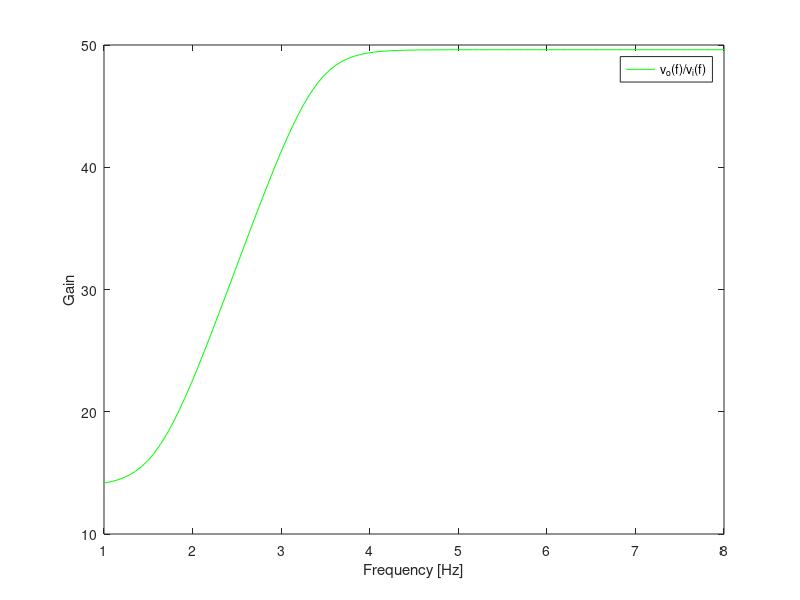

The MATLAB source for this figure:
%variaveis otimizadas
C1 = 1.9345e-06;
C2 = 1.0345e-06;
RB1 = 76200;
RB2 = 19401;
RC1 = 20000;
RE1 = 3892.8;

i = complex(0,1);
f = logspace(1,8, 100);
w = 2*pi*f;
vi = 0.01;
VT=25e-3;
BFN=178.7;
VAFN=69.7;
VBEON=0.7;
VCC=12;
RS=100;

RB=1/(1/RB1+1/RB2);
VEQ=RB2/(RB1+RB2)*VCC;
IB1=(VEQ-VBEON)/(RB+(1+BFN)*RE1);
IC1=BFN*IB1;
IE1=(1+BFN)*IB1;
VE1=RE1*IE1;
VO1=VCC-RC1*IC1;
VCE=VO1-VE1;

printf ("op_TAB\n");
printf ("VCE = %e V \n", VCE);
printf ("VBEON = %e V \n", VBEON);
printf ("op_END\n\n");

gm1 = IC1/VT;
rpi1 = BFN/gm1;
ro1 = VAFN/IC1;
Zc1 = 1./(i*w*C1);
Zc2 = 1./(i*w*C2);

I=ones(length(w),4);
voE=zeros(1,length(w));
AV1=zeros(1,length(w));

for k=1:length(w)
A = [0, -RB, 0, 0, RS+RB;
    -RE1, -Zc2(k), 0, RE1 + Zc2(k), 0; 
    RE1 + ro1 + RC1, 0, -ro1, -RE1, 0;
    0, gm1*rpi1, 1, 0, 0;
    0, RB+Zc1(k)+rpi1+Zc2(k), 0, -Zc2(k), -RB];

N = [vi; 0; 0; 0; 0];
res = A\N;

voE(k) = abs(RC1 * res(1));

AV1(k) = voE(k)/vi;
endfor

ZI1 = 1/(1/RB + 1/rpi1);

ZO1 = 1/(1/ro1 + 1/RC1);

%ZI1 = ((ro1+RC1+RE1)*(RB+rpi1+RE1)+gm1*RE1*ro1*rpi1 - RE1^2)/(ro1+RC1+RE1);

%ZX = ro1*((RB+rpi1)*RE1/(RB+rpi1+RE1))/(1/(1/ro1+1/(rpi1+RB)+1/RE1+gm1*rpi1/(rpi1+RB)));

%ZO1 = 1/(1/ZX+1/RC1);



%ouput stage
BFP = 227.3;
VAFP = 37.2;
RE2 = 100;
VEBON = 0.7;
VI2 = VO1;
IE2 = (VCC-VEBON-VI2)/RE2;
IC2 = BFP/(BFP+1)*IE2;
VO2 = VCC - RE2*IE2;

gm2 = IC2/VT;
go2 = IC2/VAFP;
gpi2 = gm2/BFP;
ge2 = 1/RE2;

ro2 = 1/go2;
rpi2 = 1/gpi2;

I2=zeros(length(w),3);
vo2=zeros(1,length(w));
AV2 = zeros(1,length(w));

for k=1:length(w)
A2 = [rpi2+RE2, -RE2, 0;
    gm2*rpi2, 0, 1; 
    -RE2, RE2+ro2, -ro2];

N2 = [voE(k); 0; 0];
res = A2\N2;

vo2(k) = abs((res(1)-res(2))*RE2);

AV2(k) = vo2(k)/voE(k);

endfor


ZI2 = (gm2+gpi2+go2+ge2)/gpi2/(gpi2+go2+ge2);

ZO2 = 1/(gm2+gpi2+go2+ge2);

ZO = 1/(gm2*(rpi2/(rpi2+ZO1))+(1/(rpi2+ZO1))+go2+ge2);

AV = AV1.*AV2;

teorica = figure ();
plot (log10(f), 20*log10(AV), "g");
legend("v_o(f)/v_i(f)");

xlabel ("Frequency [Hz]");
ylabel ("Gain");

print (teorica, "teoria", "-depsc");

AVdb = 20*log10(AV);
maximo = max(AVdb);

k = 1;

while  0.05 < ((maximo - AVdb(k))/maximo)
    k = k + 1;
endwhile

lowerCutoff = (w(k))/(2*pi);
highCutoff = 10^7;

bandwidth = highCutoff - lowerCutoff;

cost = 1e-3*(RE1 + RC1 + RB1 + RB2 + RE2) + 1e6*(C1 + C2) + 2*0.1;

AV=abs(AV);

Merit = (max(AV) * bandwidth)/(cost * lowerCutoff);

printf ("ponto2_TAB\n");
printf ("AV1 = %e \n", max(AV1));
printf ("ZI1 = %e \n", ZI1);
printf ("ZO1 = %e \n", ZO1);
printf ("AV2 = %e V \n", max(AV2));
printf ("ZI2 = %e \n", ZI2);
printf ("ZO2 = %e \n", ZO2);
printf ("ZO = %e \n", ZO);
printf ("ponto2_END\n\n");
